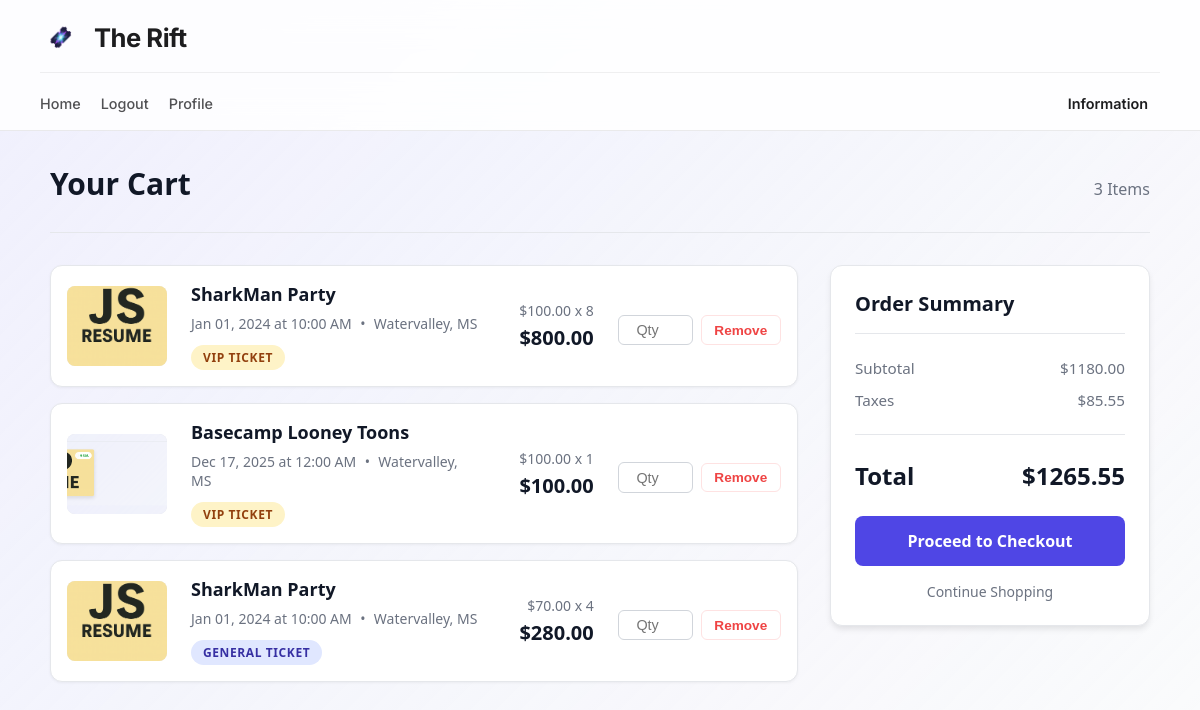
Page /cart/ (signed in) on the earlier database version.
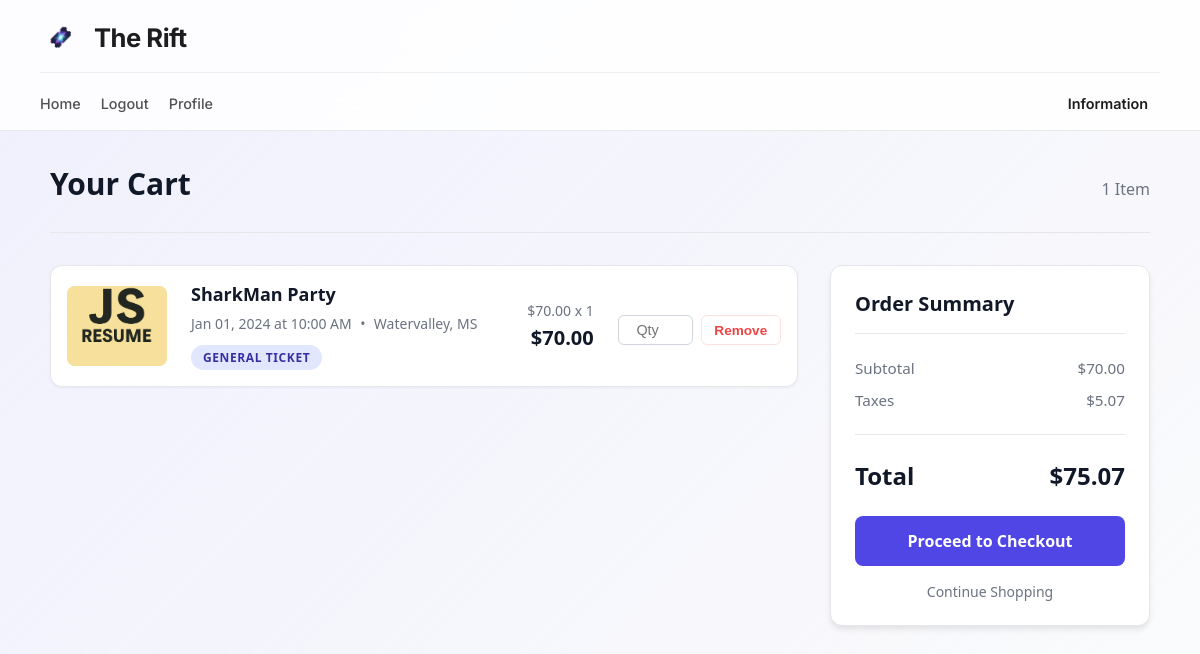
Same page on the later database version.
### App/models.py (models this page shows, shortened)
class Cart(models.Model):
    user = models.ForeignKey(settings.AUTH_USER_MODEL, on_delete=models.CASCADE)
    def total(self):
        return sum(ticket.subtotal() for ticket in self.tickets.all())

class TicketsSaved(models.Model):
    cart = models.ForeignKey(Cart, on_delete=models.CASCADE, related_name='tickets')
    ticket = models.ForeignKey(TicketTier, on_delete=models.CASCADE)
    quantity = models.PositiveIntegerField(default=1)
    def subtotal(self):
        return self.ticket.price * self.quantity

class TicketTier(models.Model):
    class Status(models.TextChoices):
        VIP = "VIP",('VIP')
        GENERAL = "General",('General')
        BASIC = "Basic",('Basic')
    event = models.ForeignKey(Event, on_delete=models.CASCADE, related_name='ticket_tiers')
    type = models.CharField(max_length=10,choices=Status.choices, default="Basic")
    price = models.DecimalField(max_digits=8, decimal_places=2)
    quantity = models.IntegerField()

class Event(models.Model):
    organization = models.ForeignKey(Organization, on_delete=models.CASCADE)
    title = models.CharField(max_length=100)
    description = models.TextField()
    banner_image = models.ImageField(upload_to='event_images/', default='event_images/default_eventimage.png',null=True,blank=True)
    location = models.CharField(max_length=100)
    date = models.DateField()
    start_time = models.TimeField()
    end_time = models.TimeField()
    capacity = models.IntegerField()
    created_at = models.DateTimeField(auto_now_add=True)

### App/views.py (the view)
# urls.py: path('cart/', v.cart, name='cart'),
@login_required
def cart(request):
    cart, created = Cart.objects.get_or_create(user=request.user)
    ticket = cart.tickets.all()
    total = cart.total()
    taxes = total * Decimal(.0725)
    true_total = total + taxes
    return render(request, 'cart.html', {'cart':cart, 'tickets':ticket, 'total' : total, 'Taxes' : taxes, 'true_total' : true_total})

### App/context_processors.py (called while the page is built, shortened)
def current_url(request):
    return {
        'current_path': request.path,
        'current_full_url': request.get_full_path(),
        'current_absolute_uri': request.build_absolute_uri(),
    }

def base_view(request):
    if not request.user.is_authenticated:
        return {}
    membership = OrganizationMembership.objects.filter(user=request.user).first()
    if not membership:
        return {}

### App/templates/cart.html (shortened to what this page needs)
{% extends 'base.html' %}
{% load static %}
{% block content %}
<link rel="stylesheet" href="{% static 'cart.css' %}">
<div class="cart-container">
    <header class="cart-header">
        <h1>Your Cart</h1>
        <p class="cart-count">{{ tickets.count }} Item{% if tickets.count != 1 %}s{% endif %}</p>
    </header>
    {% if tickets %}
    <div class="cart-layout">
        <div class="ticket-list">
            {% for item in tickets %}
            <div class="ticket-card">
                <div class="ticket-image">
                    {% if item.ticket.event.banner_image %}
                    <img src="{{ item.ticket.event.banner_image.url }}" alt="{{ item.ticket.event.title }}">
                    {% else %}
                    <div class="placeholder-img"></div>
                    {% endif %}
                </div>
                <div class="ticket-details">
                    <h3>{{ item.ticket.event.title }}</h3>
                    <p class="ticket-meta">
                        {{ item.ticket.event.date|date:"M d, Y" }} at {{ item.ticket.event.start_time|time:"g:i A" }}
                        <span class="meta-divider">•</span>
                        {{ item.ticket.event.location }}
                    </p>
                    <span class="tier-badge tier-{{ item.ticket.type|lower }}">
                        {{ item.ticket.type }} Ticket
                    </span>
                </div>
                <div class="ticket-pricing">
                    <div class="price-calculation">
                        <span class="unit-price">${{ item.ticket.price }}</span>
                        <span class="multiplication">x</span>
                        <span class="quantity">{{ item.quantity }}</span>
                    </div>
                    <div class="item-subtotal">
                        ${{ item.subtotal }}
                    </div>
                </div>
                <div class="ticket-actions">
                    <form method="post" action="{% url 'remove_ticket' item.id %}">
                        <input type="number" name="quantity" placeholder="Qty" min="1" max="{{ ticket.quantity }}">
                        <button type="submit">Remove</button>
                    </form>
                </div>
            </div>
            {% endfor %}
        </div>
        <div class="cart-summary">
            <div class="summary-card">
                <h2>Order Summary</h2>
                <div class="summary-row">
                    <span>Subtotal</span>
                    <span>${{ total }}</span>
                </div>
                <div class="summary-row">
                    <span>Taxes</span>
                    <span>${{ Taxes|floatformat:2 }}</span>
                </div>
                <hr>
                <div class="summary-total">
                    <span>Total</span>
                    <span>${{ true_total|floatformat:2 }}</span>
                </div>
                <a href="{% url 'checkoutcart' %}" class="btn-checkout">Proceed to Checkout</a>
                <a href="/" class="btn-continue">Continue Shopping</a>
            </div>
        </div>
    </div>
    {% endif %}
</div>
{% endblock %}

### App/templates/base.html (shortened to what this page needs)
{% load static %}
<!DOCTYPE html>
<html lang="en">
<head>
    <link rel="stylesheet" href="{% static 'common.css' %}">
    <link rel="stylesheet" href="https://cdnjs.cloudflare.com/ajax/libs/font-awesome/6.5.1/css/all.min.css">
</head>
<body id="body">
<nav id='navbar'>
    <div id='navbar-content'>
        <div id="navbar-top">
            <a href="{% url 'home_page' %}" class='logo-link'>
                <div class='logo-container'>
                    <img src="media/icons/logo.png" class='logo-icon' alt="The Rift Logo">
                    <span class='navbar-logo'>The Rift</span>
                </div>
            </a>
        </div>
        <div id="navbar-bottom">
            <ul class="nav-links">
                <li class="nav-item"><a href="{% url 'home_page' %}">Home</a></li>
                {% if request.user.is_authenticated %}
                    <li class="nav-item"><a href='{% url "logout" %}'>Logout</a></li>
                {% endif %}
                {% if status == 1 %}
                    <li class="nav-item"><a href="{% url 'addevent'%}">Create Event</a></li>
                    <li class="nav-item"><a href="{% url 'admin_dashboard' membership.organization.id %}">Admin Dashboard</a></li>
                {% elif membership.role != 'admin' and membership.role != 'user' and request.user.is_authenticated %}
                    <li class="nav-item"><a href="{% url 'customer_dashboard' %}">Profile</a></li>
                {% endif %}
            </ul>
            <details id='options-details'>
                <summary class='options-button'>Information</summary>
            </div>
    </div>
</nav>
{% block content %} {% endblock content %}
</body>
</html>

### App/static/common.css (style rules this page uses)
:root { --glass-bg: rgba(255, 255, 255, 0.85); --glass-border: 1px solid rgba(0, 0, 0, 0.08); --primary-blue: #007aff; --primary-text: #1d1d1f; --secondary-text: #515154; --pill-bg: #f2f2f5; --hero-gradient: linear-gradient(135deg, #4a148c 0%, #6a1b9a 50%, #9c27b0 100%); --nav-height: 130px; }
body { margin: 0; padding-top: var(--nav-height); font-family: 'Inter', -apple-system, BlinkMacSystemFont, sans-serif; color: var(--primary-text); background: linear-gradient(135deg, rgba(230, 230, 255, 0.5) 0%, rgba(255, 255, 255, 0.2) 100%); }
#navbar { position: fixed; top: 0; left: 0; width: 100%; height: var(--nav-height); z-index: 1000; background-color: var(--glass-bg); backdrop-filter: blur(20px); -webkit-backdrop-filter: blur(20px); border-bottom: var(--glass-border); transition: all 0.4s ease; }
#navbar-content { max-width: 1400px; height: 100%; margin: 0 auto; padding: 0 40px; display: flex; flex-direction: column; justify-content: center; }
#navbar-top { display: flex; align-items: center; justify-content: space-between; height: 60px; margin-bottom: 5px; }
.logo-link { text-decoration: none; }
.logo-container { display: flex; align-items: center; gap: 12px; }
.logo-icon { width: 42px; height: auto; }
.navbar-logo { font-size: 1.6rem; font-weight: 700; color: var(--primary-text); letter-spacing: -0.5px; }
#navbar-bottom { display: flex; align-items: center; justify-content: space-between; height: 40px; border-top: 1px solid rgba(0,0,0,0.06); padding-top: 10px; }
.nav-links { display: flex; list-style: none; padding: 0; margin: 0; gap: 20px; }
.nav-item a { text-decoration: none; color: var(--secondary-text); font-weight: 500; font-size: 0.9rem; transition: color 0.2s; }
.options-button { list-style: none; cursor: pointer; font-weight: 600; font-size: 0.9rem; color: var(--primary-text); padding: 6px 12px; border-radius: 8px; transition: background 0.2s; }
#options-details { position: relative; }

Differences in the rows shown:
removed TicketsSaved: ticket.event.banner_image (picture), ticket.event "SharkMan Party", ticket.event "Jan 01, 2024", ticket.event.start_time "10:00 AM", ticket.event.location "Watervalley, MS", ticket.type "VIP", ticket.price "100.00", quantity "8", subtotal "800.00"
removed TicketsSaved: ticket.event.banner_image (picture), ticket.event "Basecamp Looney Toons", ticket.event "Dec 17, 2025", ticket.event.start_time "12:00 AM", ticket.event.location "Watervalley, MS", ticket.type "VIP", ticket.price "100.00", quantity "1", subtotal "100.00"
removed TicketsSaved: ticket.event.banner_image (picture), ticket.event "SharkMan Party", ticket.event "Jan 01, 2024", ticket.event.start_time "10:00 AM", ticket.event.location "Watervalley, MS", ticket.type "GENERAL", ticket.price "70.00", quantity "4", subtotal "280.00"
computed for Cart: count "3" → "1"
added TicketsSaved: ticket.event.banner_image (picture), ticket.event "SharkMan Party", ticket.event "Jan 01, 2024", ticket.event.start_time "10:00 AM", ticket.event.location "Watervalley, MS", ticket.type "GENERAL", ticket.price "70.00", quantity "1", subtotal "70.00"
Other differences:
{{ total }}: "1180.00" → "70.00"
{{ Taxes|floatformat:2 }}: "85.55" → "5.07"
{{ true_total|floatformat:2 }}: "1265.55" → "75.07"
text no longer shown: "s"
